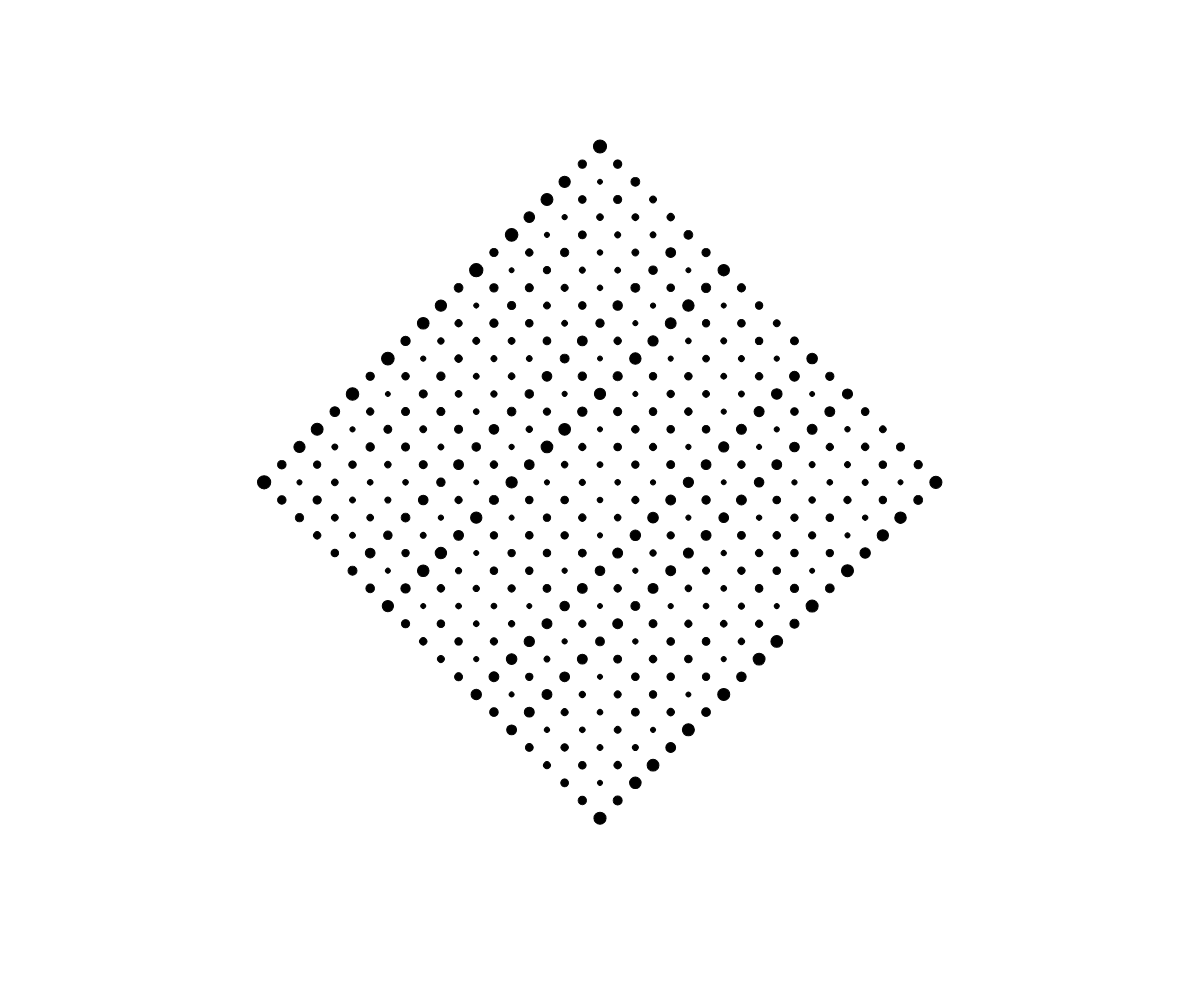
Frame 1 (no input)
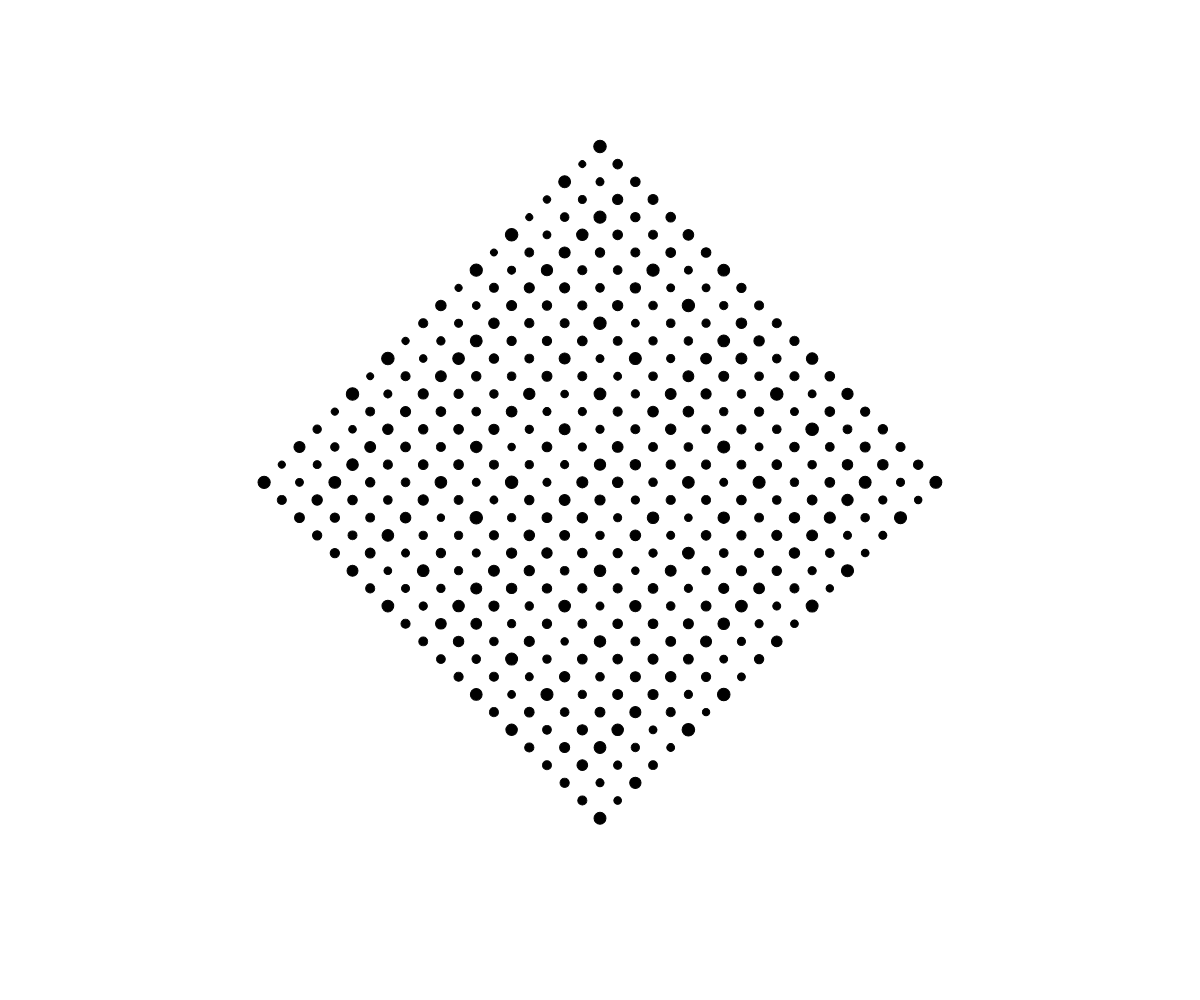
Frame 60 (no input)
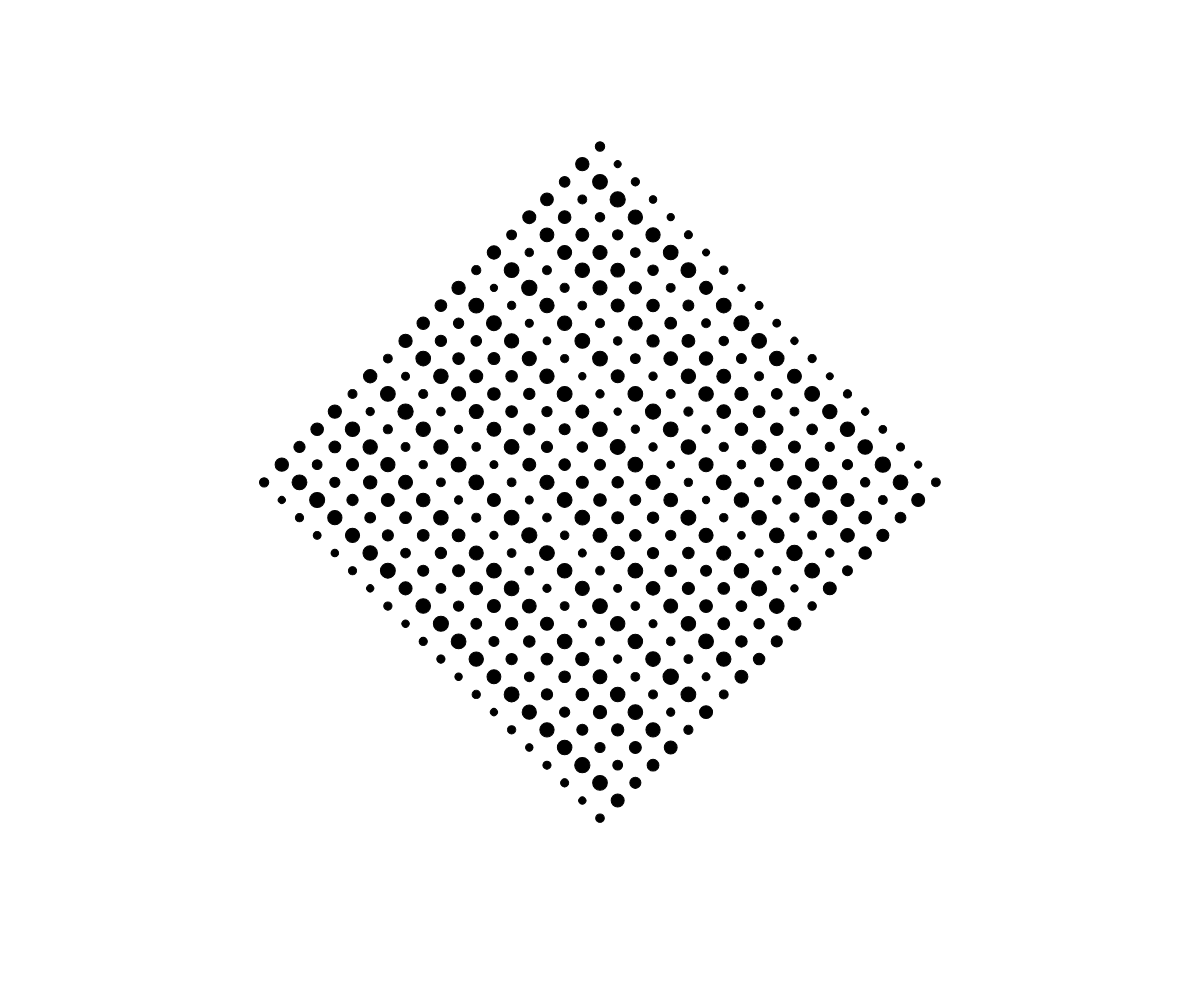
Frame 120 (the mouse pressed at the canvas centre since frame 60)

The p5.js sketch that drew these frames (run headless with seeded random() and noise() and a simulated clock; from frame 60 on, the mouse is pressed at the canvas centre):

// p5.js sketch
// ── sketch.js
var time = 0;
var circleX;
var circleY;
var space = 25;

var sizeX;
var sizeY;


function setup() {
  createCanvas(windowWidth, windowHeight);
  angleMode(DEGREES);

  var circleX = 0.02;
  var circleY = 0.031;
  var speedX = 100;
  var speedY = 80;
}

function draw() {
  translate(width/2, height/2);
  rotate(45);
  rectMode(CENTER);

  background(255);
  time = time + 0.06;

  var circleSize = 10;
  var rectCorner = 1;

  sizeXY = 500;


  for (var circleX = 0; circleX < sizeXY; circleX += space) {
    for (var circleY = 0; circleY < sizeXY; circleY += space) {
    var noiseVal = noise(Math.sin(circleX * 10), Math.sin(circleY * 10), time);


    circleSize = noiseVal * 20;
    rectCorner = noiseVal * 10;

    fill(0);
    rect(circleX-(sizeXY/2), circleY-(sizeXY/2), circleSize, circleSize, random(10,70));
    }
  }
}

//console.log(counter);
